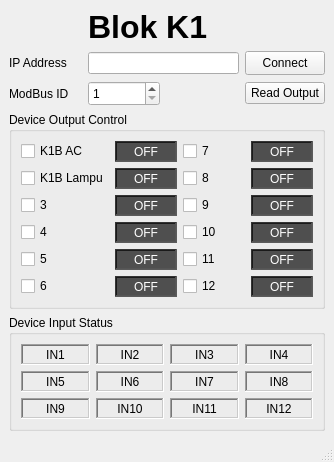
<?xml version="1.0" encoding="UTF-8"?>
<ui version="4.0">
 <class>MainWindow_ETD8A12</class>
 <widget class="QMainWindow" name="MainWindow_ETD8A12">
  <property name="geometry">
   <rect>
    <x>0</x>
    <y>0</y>
    <width>334</width>
    <height>451</height>
   </rect>
  </property>
  <property name="windowTitle">
   <string>ETD8A12 Control Demo</string>
  </property>
  <widget class="QWidget" name="centralwidget">
   <layout class="QGridLayout" name="gridLayout_3">
    <item row="1" column="3">
     <widget class="QPushButton" name="pushButtonOpen">
      <property name="minimumSize">
       <size>
        <width>0</width>
        <height>24</height>
       </size>
      </property>
      <property name="text">
       <string>Connect</string>
      </property>
     </widget>
    </item>
    <item row="3" column="0" colspan="4">
     <widget class="QGroupBox" name="groupBoxDeviceOutputControl">
      <property name="title">
       <string>Device Output Control</string>
      </property>
      <layout class="QGridLayout" name="gridLayout">
       <item row="0" column="0">
        <widget class="QCheckBox" name="checkBoxCh1">
         <property name="text">
          <string>K1B AC</string>
         </property>
        </widget>
       </item>
       <item row="0" column="1">
        <widget class="QLabel" name="labelCh1">
         <property name="minimumSize">
          <size>
           <width>51</width>
           <height>21</height>
          </size>
         </property>
         <property name="styleSheet">
          <string notr="true">color: rgb(255, 255, 255);background-color: rgb(79, 79, 79);</string>
         </property>
         <property name="frameShape">
          <enum>QFrame::Shape::WinPanel</enum>
         </property>
         <property name="frameShadow">
          <enum>QFrame::Shadow::Sunken</enum>
         </property>
         <property name="text">
          <string>OFF</string>
         </property>
         <property name="alignment">
          <set>Qt::AlignmentFlag::AlignCenter</set>
         </property>
        </widget>
       </item>
       <item row="0" column="2">
        <widget class="QCheckBox" name="checkBoxCh7">
         <property name="text">
          <string>7</string>
         </property>
        </widget>
       </item>
       <item row="0" column="3">
        <widget class="QLabel" name="labelCh7">
         <property name="minimumSize">
          <size>
           <width>51</width>
           <height>21</height>
          </size>
         </property>
         <property name="styleSheet">
          <string notr="true">color: rgb(255, 255, 255);background-color: rgb(79, 79, 79);</string>
         </property>
         <property name="frameShape">
          <enum>QFrame::Shape::WinPanel</enum>
         </property>
         <property name="frameShadow">
          <enum>QFrame::Shadow::Sunken</enum>
         </property>
         <property name="text">
          <string>OFF</string>
         </property>
         <property name="alignment">
          <set>Qt::AlignmentFlag::AlignCenter</set>
         </property>
        </widget>
       </item>
       <item row="1" column="0">
        <widget class="QCheckBox" name="checkBoxCh2">
         <property name="text">
          <string>K1B Lampu</string>
         </property>
        </widget>
       </item>
       <item row="1" column="1">
        <widget class="QLabel" name="labelCh2">
         <property name="minimumSize">
          <size>
           <width>51</width>
           <height>21</height>
          </size>
         </property>
         <property name="styleSheet">
          <string notr="true">color: rgb(255, 255, 255);background-color: rgb(79, 79, 79);</string>
         </property>
         <property name="frameShape">
          <enum>QFrame::Shape::WinPanel</enum>
         </property>
         <property name="frameShadow">
          <enum>QFrame::Shadow::Sunken</enum>
         </property>
         <property name="text">
          <string>OFF</string>
         </property>
         <property name="alignment">
          <set>Qt::AlignmentFlag::AlignCenter</set>
         </property>
        </widget>
       </item>
       <item row="1" column="2">
        <widget class="QCheckBox" name="checkBoxCh8">
         <property name="text">
          <string>8</string>
         </property>
        </widget>
       </item>
       <item row="1" column="3">
        <widget class="QLabel" name="labelCh8">
         <property name="minimumSize">
          <size>
           <width>51</width>
           <height>21</height>
          </size>
         </property>
         <property name="styleSheet">
          <string notr="true">color: rgb(255, 255, 255);background-color: rgb(79, 79, 79);</string>
         </property>
         <property name="frameShape">
          <enum>QFrame::Shape::WinPanel</enum>
         </property>
         <property name="frameShadow">
          <enum>QFrame::Shadow::Sunken</enum>
         </property>
         <property name="text">
          <string>OFF</string>
         </property>
         <property name="alignment">
          <set>Qt::AlignmentFlag::AlignCenter</set>
         </property>
        </widget>
       </item>
       <item row="2" column="0">
        <widget class="QCheckBox" name="checkBoxCh3">
         <property name="text">
          <string>3</string>
         </property>
        </widget>
       </item>
       <item row="2" column="1">
        <widget class="QLabel" name="labelCh3">
         <property name="minimumSize">
          <size>
           <width>51</width>
           <height>21</height>
          </size>
         </property>
         <property name="styleSheet">
          <string notr="true">color: rgb(255, 255, 255);background-color: rgb(79, 79, 79);</string>
         </property>
         <property name="frameShape">
          <enum>QFrame::Shape::WinPanel</enum>
         </property>
         <property name="frameShadow">
          <enum>QFrame::Shadow::Sunken</enum>
         </property>
         <property name="text">
          <string>OFF</string>
         </property>
         <property name="alignment">
          <set>Qt::AlignmentFlag::AlignCenter</set>
         </property>
        </widget>
       </item>
       <item row="2" column="2">
        <widget class="QCheckBox" name="checkBoxCh9">
         <property name="text">
          <string>9</string>
         </property>
        </widget>
       </item>
       <item row="2" column="3">
        <widget class="QLabel" name="labelCh9">
         <property name="minimumSize">
          <size>
           <width>51</width>
           <height>21</height>
          </size>
         </property>
         <property name="styleSheet">
          <string notr="true">color: rgb(255, 255, 255);background-color: rgb(79, 79, 79);</string>
         </property>
         <property name="frameShape">
          <enum>QFrame::Shape::WinPanel</enum>
         </property>
         <property name="frameShadow">
          <enum>QFrame::Shadow::Sunken</enum>
         </property>
         <property name="text">
          <string>OFF</string>
         </property>
         <property name="alignment">
          <set>Qt::AlignmentFlag::AlignCenter</set>
         </property>
        </widget>
       </item>
       <item row="3" column="0">
        <widget class="QCheckBox" name="checkBoxCh4">
         <property name="text">
          <string>4</string>
         </property>
        </widget>
       </item>
       <item row="3" column="1">
        <widget class="QLabel" name="labelCh4">
         <property name="minimumSize">
          <size>
           <width>51</width>
           <height>21</height>
          </size>
         </property>
         <property name="styleSheet">
          <string notr="true">color: rgb(255, 255, 255);background-color: rgb(79, 79, 79);</string>
         </property>
         <property name="frameShape">
          <enum>QFrame::Shape::WinPanel</enum>
         </property>
         <property name="frameShadow">
          <enum>QFrame::Shadow::Sunken</enum>
         </property>
         <property name="text">
          <string>OFF</string>
         </property>
         <property name="alignment">
          <set>Qt::AlignmentFlag::AlignCenter</set>
         </property>
        </widget>
       </item>
       <item row="3" column="2">
        <widget class="QCheckBox" name="checkBoxCh10">
         <property name="text">
          <string>10</string>
         </property>
        </widget>
       </item>
       <item row="3" column="3">
        <widget class="QLabel" name="labelCh10">
         <property name="minimumSize">
          <size>
           <width>51</width>
           <height>21</height>
          </size>
         </property>
         <property name="styleSheet">
          <string notr="true">color: rgb(255, 255, 255);background-color: rgb(79, 79, 79);</string>
         </property>
         <property name="frameShape">
          <enum>QFrame::Shape::WinPanel</enum>
         </property>
         <property name="frameShadow">
          <enum>QFrame::Shadow::Sunken</enum>
         </property>
         <property name="text">
          <string>OFF</string>
         </property>
         <property name="alignment">
          <set>Qt::AlignmentFlag::AlignCenter</set>
         </property>
        </widget>
       </item>
       <item row="4" column="0">
        <widget class="QCheckBox" name="checkBoxCh5">
         <property name="text">
          <string>5</string>
         </property>
        </widget>
       </item>
       <item row="4" column="1">
        <widget class="QLabel" name="labelCh5">
         <property name="minimumSize">
          <size>
           <width>51</width>
           <height>21</height>
          </size>
         </property>
         <property name="styleSheet">
          <string notr="true">color: rgb(255, 255, 255);background-color: rgb(79, 79, 79);</string>
         </property>
         <property name="frameShape">
          <enum>QFrame::Shape::WinPanel</enum>
         </property>
         <property name="frameShadow">
          <enum>QFrame::Shadow::Sunken</enum>
         </property>
         <property name="text">
          <string>OFF</string>
         </property>
         <property name="alignment">
          <set>Qt::AlignmentFlag::AlignCenter</set>
         </property>
        </widget>
       </item>
       <item row="4" column="2">
        <widget class="QCheckBox" name="checkBoxCh11">
         <property name="text">
          <string>11</string>
         </property>
        </widget>
       </item>
       <item row="4" column="3">
        <widget class="QLabel" name="labelCh11">
         <property name="minimumSize">
          <size>
           <width>51</width>
           <height>21</height>
          </size>
         </property>
         <property name="styleSheet">
          <string notr="true">color: rgb(255, 255, 255);background-color: rgb(79, 79, 79);</string>
         </property>
         <property name="frameShape">
          <enum>QFrame::Shape::WinPanel</enum>
         </property>
         <property name="frameShadow">
          <enum>QFrame::Shadow::Sunken</enum>
         </property>
         <property name="text">
          <string>OFF</string>
         </property>
         <property name="alignment">
          <set>Qt::AlignmentFlag::AlignCenter</set>
         </property>
        </widget>
       </item>
       <item row="5" column="0">
        <widget class="QCheckBox" name="checkBoxCh6">
         <property name="text">
          <string>6</string>
         </property>
        </widget>
       </item>
       <item row="5" column="1">
        <widget class="QLabel" name="labelCh6">
         <property name="minimumSize">
          <size>
           <width>51</width>
           <height>21</height>
          </size>
         </property>
         <property name="styleSheet">
          <string notr="true">color: rgb(255, 255, 255);background-color: rgb(79, 79, 79);</string>
         </property>
         <property name="frameShape">
          <enum>QFrame::Shape::WinPanel</enum>
         </property>
         <property name="frameShadow">
          <enum>QFrame::Shadow::Sunken</enum>
         </property>
         <property name="text">
          <string>OFF</string>
         </property>
         <property name="alignment">
          <set>Qt::AlignmentFlag::AlignCenter</set>
         </property>
        </widget>
       </item>
       <item row="5" column="2">
        <widget class="QCheckBox" name="checkBoxCh12">
         <property name="text">
          <string>12</string>
         </property>
        </widget>
       </item>
       <item row="5" column="3">
        <widget class="QLabel" name="labelCh12">
         <property name="minimumSize">
          <size>
           <width>51</width>
           <height>21</height>
          </size>
         </property>
         <property name="styleSheet">
          <string notr="true">color: rgb(255, 255, 255);background-color: rgb(79, 79, 79);</string>
         </property>
         <property name="frameShape">
          <enum>QFrame::Shape::WinPanel</enum>
         </property>
         <property name="frameShadow">
          <enum>QFrame::Shadow::Sunken</enum>
         </property>
         <property name="text">
          <string>OFF</string>
         </property>
         <property name="alignment">
          <set>Qt::AlignmentFlag::AlignCenter</set>
         </property>
        </widget>
       </item>
      </layout>
     </widget>
    </item>
    <item row="1" column="0">
     <widget class="QLabel" name="label">
      <property name="text">
       <string>IP Address</string>
      </property>
     </widget>
    </item>
    <item row="2" column="0">
     <widget class="QLabel" name="label_2">
      <property name="text">
       <string>ModBus ID</string>
      </property>
     </widget>
    </item>
    <item row="4" column="0" colspan="4">
     <widget class="QGroupBox" name="groupBoxInputStatus">
      <property name="title">
       <string>Device Input Status</string>
      </property>
      <layout class="QGridLayout" name="gridLayout_2">
       <item row="0" column="0">
        <widget class="QLabel" name="labeln1">
         <property name="minimumSize">
          <size>
           <width>51</width>
           <height>21</height>
          </size>
         </property>
         <property name="frameShape">
          <enum>QFrame::Shape::WinPanel</enum>
         </property>
         <property name="frameShadow">
          <enum>QFrame::Shadow::Sunken</enum>
         </property>
         <property name="text">
          <string>IN1</string>
         </property>
         <property name="alignment">
          <set>Qt::AlignmentFlag::AlignCenter</set>
         </property>
        </widget>
       </item>
       <item row="0" column="1">
        <widget class="QLabel" name="labeln2">
         <property name="minimumSize">
          <size>
           <width>51</width>
           <height>21</height>
          </size>
         </property>
         <property name="frameShape">
          <enum>QFrame::Shape::WinPanel</enum>
         </property>
         <property name="frameShadow">
          <enum>QFrame::Shadow::Sunken</enum>
         </property>
         <property name="text">
          <string>IN2</string>
         </property>
         <property name="alignment">
          <set>Qt::AlignmentFlag::AlignCenter</set>
         </property>
        </widget>
       </item>
       <item row="0" column="2">
        <widget class="QLabel" name="labeln3">
         <property name="minimumSize">
          <size>
           <width>51</width>
           <height>21</height>
          </size>
         </property>
         <property name="frameShape">
          <enum>QFrame::Shape::WinPanel</enum>
         </property>
         <property name="frameShadow">
          <enum>QFrame::Shadow::Sunken</enum>
         </property>
         <property name="text">
          <string>IN3</string>
         </property>
         <property name="alignment">
          <set>Qt::AlignmentFlag::AlignCenter</set>
         </property>
        </widget>
       </item>
       <item row="0" column="3">
        <widget class="QLabel" name="labeln4">
         <property name="minimumSize">
          <size>
           <width>51</width>
           <height>21</height>
          </size>
         </property>
         <property name="frameShape">
          <enum>QFrame::Shape::WinPanel</enum>
         </property>
         <property name="frameShadow">
          <enum>QFrame::Shadow::Sunken</enum>
         </property>
         <property name="text">
          <string>IN4</string>
         </property>
         <property name="alignment">
          <set>Qt::AlignmentFlag::AlignCenter</set>
         </property>
        </widget>
       </item>
       <item row="1" column="0">
        <widget class="QLabel" name="labeln5">
         <property name="minimumSize">
          <size>
           <width>51</width>
           <height>21</height>
          </size>
         </property>
         <property name="frameShape">
          <enum>QFrame::Shape::WinPanel</enum>
         </property>
         <property name="frameShadow">
          <enum>QFrame::Shadow::Sunken</enum>
         </property>
         <property name="text">
          <string>IN5</string>
         </property>
         <property name="alignment">
          <set>Qt::AlignmentFlag::AlignCenter</set>
         </property>
        </widget>
       </item>
       <item row="1" column="1">
        <widget class="QLabel" name="labeln6">
         <property name="minimumSize">
          <size>
           <width>51</width>
           <height>21</height>
          </size>
         </property>
         <property name="frameShape">
          <enum>QFrame::Shape::WinPanel</enum>
         </property>
         <property name="frameShadow">
          <enum>QFrame::Shadow::Sunken</enum>
         </property>
         <property name="text">
          <string>IN6</string>
         </property>
         <property name="alignment">
          <set>Qt::AlignmentFlag::AlignCenter</set>
         </property>
        </widget>
       </item>
       <item row="1" column="2">
        <widget class="QLabel" name="labeln7">
         <property name="minimumSize">
          <size>
           <width>51</width>
           <height>21</height>
          </size>
         </property>
         <property name="frameShape">
          <enum>QFrame::Shape::WinPanel</enum>
         </property>
         <property name="frameShadow">
          <enum>QFrame::Shadow::Sunken</enum>
         </property>
         <property name="text">
          <string>IN7</string>
         </property>
         <property name="alignment">
          <set>Qt::AlignmentFlag::AlignCenter</set>
         </property>
        </widget>
       </item>
       <item row="1" column="3">
        <widget class="QLabel" name="labeln8">
         <property name="minimumSize">
          <size>
           <width>51</width>
           <height>21</height>
          </size>
         </property>
         <property name="frameShape">
          <enum>QFrame::Shape::WinPanel</enum>
         </property>
         <property name="frameShadow">
          <enum>QFrame::Shadow::Sunken</enum>
         </property>
         <property name="text">
          <string>IN8</string>
         </property>
         <property name="alignment">
          <set>Qt::AlignmentFlag::AlignCenter</set>
         </property>
        </widget>
       </item>
       <item row="2" column="0">
        <widget class="QLabel" name="labeln9">
         <property name="minimumSize">
          <size>
           <width>51</width>
           <height>21</height>
          </size>
         </property>
         <property name="frameShape">
          <enum>QFrame::Shape::WinPanel</enum>
         </property>
         <property name="frameShadow">
          <enum>QFrame::Shadow::Sunken</enum>
         </property>
         <property name="text">
          <string>IN9</string>
         </property>
         <property name="alignment">
          <set>Qt::AlignmentFlag::AlignCenter</set>
         </property>
        </widget>
       </item>
       <item row="2" column="1">
        <widget class="QLabel" name="labeln10">
         <property name="minimumSize">
          <size>
           <width>51</width>
           <height>21</height>
          </size>
         </property>
         <property name="frameShape">
          <enum>QFrame::Shape::WinPanel</enum>
         </property>
         <property name="frameShadow">
          <enum>QFrame::Shadow::Sunken</enum>
         </property>
         <property name="text">
          <string>IN10</string>
         </property>
         <property name="alignment">
          <set>Qt::AlignmentFlag::AlignCenter</set>
         </property>
        </widget>
       </item>
       <item row="2" column="2">
        <widget class="QLabel" name="labeln11">
         <property name="minimumSize">
          <size>
           <width>51</width>
           <height>21</height>
          </size>
         </property>
         <property name="frameShape">
          <enum>QFrame::Shape::WinPanel</enum>
         </property>
         <property name="frameShadow">
          <enum>QFrame::Shadow::Sunken</enum>
         </property>
         <property name="text">
          <string>IN11</string>
         </property>
         <property name="alignment">
          <set>Qt::AlignmentFlag::AlignCenter</set>
         </property>
        </widget>
       </item>
       <item row="2" column="3">
        <widget class="QLabel" name="labeln12">
         <property name="minimumSize">
          <size>
           <width>51</width>
           <height>21</height>
          </size>
         </property>
         <property name="frameShape">
          <enum>QFrame::Shape::WinPanel</enum>
         </property>
         <property name="frameShadow">
          <enum>QFrame::Shadow::Sunken</enum>
         </property>
         <property name="text">
          <string>IN12</string>
         </property>
         <property name="alignment">
          <set>Qt::AlignmentFlag::AlignCenter</set>
         </property>
        </widget>
       </item>
      </layout>
     </widget>
    </item>
    <item row="2" column="3">
     <widget class="QPushButton" name="pushButtonReadOutput">
      <property name="text">
       <string>Read Output</string>
      </property>
     </widget>
    </item>
    <item row="1" column="1" colspan="2">
     <widget class="QLineEdit" name="lineEditIPAddress"/>
    </item>
    <item row="2" column="1">
     <widget class="QSpinBox" name="spinBoxModbusID">
      <property name="minimumSize">
       <size>
        <width>61</width>
        <height>25</height>
       </size>
      </property>
      <property name="minimum">
       <number>1</number>
      </property>
      <property name="maximum">
       <number>64</number>
      </property>
     </widget>
    </item>
    <item row="0" column="1" colspan="2">
     <widget class="QLabel" name="label_3">
      <property name="font">
       <font>
        <family>Arial</family>
        <pointsize>24</pointsize>
        <bold>true</bold>
       </font>
      </property>
      <property name="text">
       <string>Blok K1</string>
      </property>
     </widget>
    </item>
   </layout>
  </widget>
  <widget class="QMenuBar" name="menubar">
   <property name="geometry">
    <rect>
     <x>0</x>
     <y>0</y>
     <width>334</width>
     <height>22</height>
    </rect>
   </property>
  </widget>
  <widget class="QStatusBar" name="statusbar"/>
 </widget>
 <resources/>
 <connections/>
</ui>
